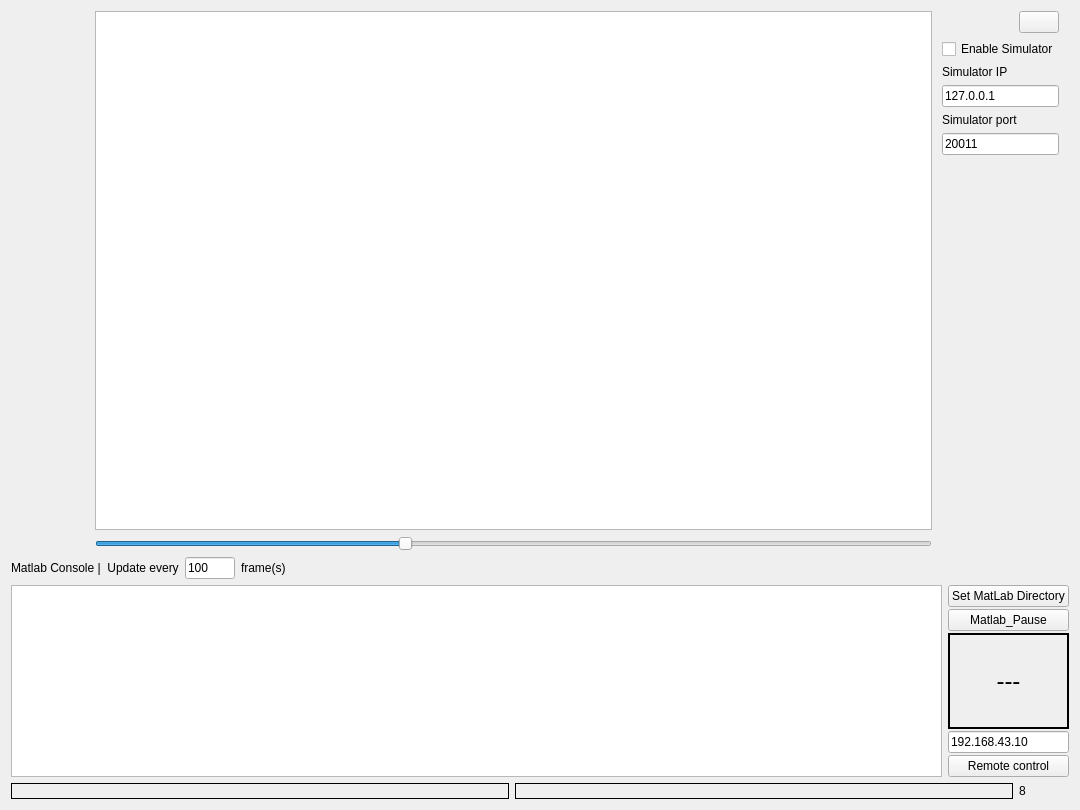
<?xml version="1.0" encoding="UTF-8"?>
<ui version="4.0">
 <class>LARCmaCS</class>
 <widget class="QWidget" name="LARCmaCS">
  <property name="geometry">
   <rect>
    <x>0</x>
    <y>0</y>
    <width>1080</width>
    <height>810</height>
   </rect>
  </property>
  <property name="windowTitle">
   <string>LARCmaCS</string>
  </property>
  <property name="toolTipDuration">
   <number>-1</number>
  </property>
  <layout class="QVBoxLayout" name="verticalLayout" stretch="50,0,0,1">
   <property name="leftMargin">
    <number>11</number>
   </property>
   <property name="rightMargin">
    <number>11</number>
   </property>
   <item>
    <layout class="QHBoxLayout" name="horizontalLayout_4" stretch="1,10,0">
     <property name="spacing">
      <number>0</number>
     </property>
     <item>
      <spacer name="horizontalSpacer">
       <property name="orientation">
        <enum>Qt::Horizontal</enum>
       </property>
       <property name="sizeType">
        <enum>QSizePolicy::Preferred</enum>
       </property>
       <property name="sizeHint" stdset="0">
        <size>
         <width>40</width>
         <height>20</height>
        </size>
       </property>
      </spacer>
     </item>
     <item>
      <layout class="QVBoxLayout" name="verticalLayout_5">
       <item>
        <widget class="QGraphicsView" name="fieldView"/>
       </item>
       <item>
        <widget class="QSlider" name="sceneslider">
         <property name="minimum">
          <number>1</number>
         </property>
         <property name="maximum">
          <number>20</number>
         </property>
         <property name="value">
          <number>8</number>
         </property>
         <property name="sliderPosition">
          <number>8</number>
         </property>
         <property name="orientation">
          <enum>Qt::Horizontal</enum>
         </property>
        </widget>
       </item>
      </layout>
     </item>
     <item>
      <layout class="QVBoxLayout" name="verticalLayout_2" stretch="0,0,0,0,0,0,1">
       <property name="leftMargin">
        <number>10</number>
       </property>
       <property name="rightMargin">
        <number>10</number>
       </property>
       <item>
        <layout class="QHBoxLayout" name="horizontalLayout_2" stretch="0,0">
         <item>
          <spacer name="horizontalSpacer_4">
           <property name="orientation">
            <enum>Qt::Horizontal</enum>
           </property>
           <property name="sizeHint" stdset="0">
            <size>
             <width>40</width>
             <height>20</height>
            </size>
           </property>
          </spacer>
         </item>
         <item>
          <widget class="QPushButton" name="but_reference">
           <property name="sizePolicy">
            <sizepolicy hsizetype="Fixed" vsizetype="Fixed">
             <horstretch>0</horstretch>
             <verstretch>0</verstretch>
            </sizepolicy>
           </property>
           <property name="minimumSize">
            <size>
             <width>20</width>
             <height>20</height>
            </size>
           </property>
           <property name="text">
            <string/>
           </property>
           <property name="icon">
            <iconset>
             <normaloff>../bin/help.png</normaloff>../bin/help.png</iconset>
           </property>
          </widget>
         </item>
        </layout>
       </item>
       <item>
        <widget class="QCheckBox" name="checkBox_SimEnable">
         <property name="text">
          <string>Enable Simulator</string>
         </property>
        </widget>
       </item>
       <item>
        <widget class="QLabel" name="label">
         <property name="text">
          <string>Simulator IP</string>
         </property>
        </widget>
       </item>
       <item>
        <widget class="QLineEdit" name="lineEditSimIP">
         <property name="text">
          <string>127.0.0.1</string>
         </property>
        </widget>
       </item>
       <item>
        <widget class="QLabel" name="label_2">
         <property name="text">
          <string>Simulator port</string>
         </property>
        </widget>
       </item>
       <item>
        <widget class="QLineEdit" name="lineEditSimPort">
         <property name="text">
          <string>20011</string>
         </property>
        </widget>
       </item>
       <item>
        <spacer name="verticalSpacer">
         <property name="orientation">
          <enum>Qt::Vertical</enum>
         </property>
         <property name="sizeHint" stdset="0">
          <size>
           <width>20</width>
           <height>40</height>
          </size>
         </property>
        </spacer>
       </item>
      </layout>
     </item>
    </layout>
   </item>
   <item>
    <layout class="QHBoxLayout" name="horizontalLayout_3">
     <item>
      <widget class="QLabel" name="matlabConsoleLabel">
       <property name="text">
        <string>Matlab Console |  Update every</string>
       </property>
      </widget>
     </item>
     <item>
      <widget class="QLineEdit" name="matlabOutputFrequencyLineEdit">
       <property name="maximumSize">
        <size>
         <width>50</width>
         <height>16777215</height>
        </size>
       </property>
       <property name="text">
        <string>100</string>
       </property>
       <property name="maxLength">
        <number>20</number>
       </property>
      </widget>
     </item>
     <item>
      <widget class="QLabel" name="label_3">
       <property name="text">
        <string>frame(s)</string>
       </property>
      </widget>
     </item>
     <item>
      <spacer name="horizontalSpacer_5">
       <property name="orientation">
        <enum>Qt::Horizontal</enum>
       </property>
       <property name="sizeHint" stdset="0">
        <size>
         <width>40</width>
         <height>20</height>
        </size>
       </property>
      </spacer>
     </item>
    </layout>
   </item>
   <item>
    <layout class="QHBoxLayout" name="horizontalLayout_13" stretch="0,0">
     <property name="sizeConstraint">
      <enum>QLayout::SetMinimumSize</enum>
     </property>
     <item>
      <layout class="QVBoxLayout" name="verticalLayout_4">
       <property name="sizeConstraint">
        <enum>QLayout::SetMaximumSize</enum>
       </property>
       <item>
        <widget class="QPlainTextEdit" name="matlabConsole">
         <property name="sizePolicy">
          <sizepolicy hsizetype="MinimumExpanding" vsizetype="Expanding">
           <horstretch>0</horstretch>
           <verstretch>0</verstretch>
          </sizepolicy>
         </property>
         <property name="contextMenuPolicy">
          <enum>Qt::CustomContextMenu</enum>
         </property>
         <property name="readOnly">
          <bool>true</bool>
         </property>
        </widget>
       </item>
      </layout>
     </item>
     <item>
      <layout class="QVBoxLayout" name="verticalLayout_3">
       <property name="spacing">
        <number>2</number>
       </property>
       <property name="sizeConstraint">
        <enum>QLayout::SetMinimumSize</enum>
       </property>
       <item>
        <widget class="QPushButton" name="pushButton_SetMLdir">
         <property name="text">
          <string>Set MatLab Directory</string>
         </property>
        </widget>
       </item>
       <item>
        <widget class="QPushButton" name="pushButton_Pause">
         <property name="text">
          <string>Matlab_Pause</string>
         </property>
        </widget>
       </item>
       <item>
        <widget class="QLabel" name="label_Pause">
         <property name="sizePolicy">
          <sizepolicy hsizetype="Minimum" vsizetype="Minimum">
           <horstretch>0</horstretch>
           <verstretch>0</verstretch>
          </sizepolicy>
         </property>
         <property name="minimumSize">
          <size>
           <width>100</width>
           <height>0</height>
          </size>
         </property>
         <property name="font">
          <font>
           <pointsize>18</pointsize>
          </font>
         </property>
         <property name="focusPolicy">
          <enum>Qt::NoFocus</enum>
         </property>
         <property name="layoutDirection">
          <enum>Qt::LeftToRight</enum>
         </property>
         <property name="frameShape">
          <enum>QFrame::WinPanel</enum>
         </property>
         <property name="text">
          <string>---</string>
         </property>
         <property name="textFormat">
          <enum>Qt::AutoText</enum>
         </property>
         <property name="alignment">
          <set>Qt::AlignCenter</set>
         </property>
        </widget>
       </item>
       <item>
        <widget class="QLineEdit" name="lineEditRobotIp">
         <property name="sizePolicy">
          <sizepolicy hsizetype="Minimum" vsizetype="Fixed">
           <horstretch>0</horstretch>
           <verstretch>0</verstretch>
          </sizepolicy>
         </property>
         <property name="inputMask">
          <string/>
         </property>
         <property name="text">
          <string>192.168.43.10</string>
         </property>
        </widget>
       </item>
       <item>
        <widget class="QPushButton" name="pushButton_RemoteControl">
         <property name="text">
          <string>Remote control</string>
         </property>
        </widget>
       </item>
      </layout>
     </item>
    </layout>
   </item>
   <item>
    <layout class="QHBoxLayout" name="horizontalLayout_15" stretch="10,10,1">
     <item>
      <widget class="QLabel" name="StatusLabel">
       <property name="frameShape">
        <enum>QFrame::Box</enum>
       </property>
       <property name="frameShadow">
        <enum>QFrame::Plain</enum>
       </property>
       <property name="text">
        <string/>
       </property>
      </widget>
     </item>
     <item>
      <widget class="QLabel" name="label_SSL_FPS">
       <property name="frameShape">
        <enum>QFrame::Box</enum>
       </property>
       <property name="frameShadow">
        <enum>QFrame::Plain</enum>
       </property>
       <property name="text">
        <string/>
       </property>
      </widget>
     </item>
     <item>
      <widget class="QLabel" name="labelscenesize">
       <property name="text">
        <string>8</string>
       </property>
      </widget>
     </item>
    </layout>
   </item>
  </layout>
 </widget>
 <layoutdefault spacing="6" margin="11"/>
 <resources/>
 <connections>
  <connection>
   <sender>sceneslider</sender>
   <signal>valueChanged(int)</signal>
   <receiver>labelscenesize</receiver>
   <slot>setNum(int)</slot>
   <hints>
    <hint type="sourcelabel">
     <x>239</x>
     <y>449</y>
    </hint>
    <hint type="destinationlabel">
     <x>132</x>
     <y>436</y>
    </hint>
   </hints>
  </connection>
 </connections>
</ui>
